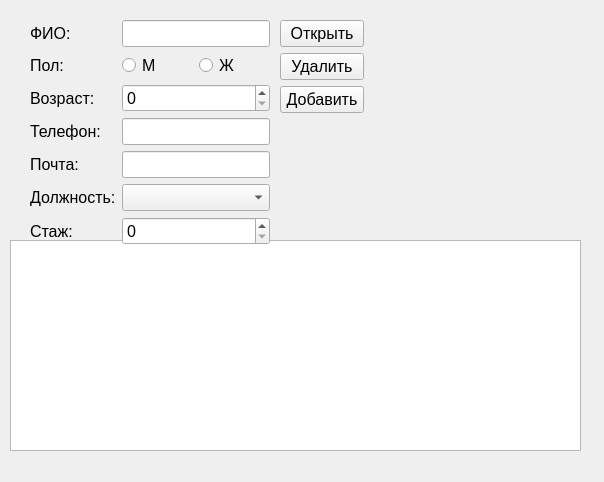
<?xml version="1.0" encoding="UTF-8"?>
<ui version="4.0">
 <class>Form</class>
 <widget class="QWidget" name="Form">
  <property name="geometry">
   <rect>
    <x>0</x>
    <y>0</y>
    <width>604</width>
    <height>482</height>
   </rect>
  </property>
  <property name="font">
   <font>
    <pointsize>12</pointsize>
   </font>
  </property>
  <property name="windowTitle">
   <string>Сотрудники</string>
  </property>
  <widget class="QTableWidget" name="twStaffs">
   <property name="geometry">
    <rect>
     <x>10</x>
     <y>240</y>
     <width>571</width>
     <height>211</height>
    </rect>
   </property>
  </widget>
  <widget class="QWidget" name="layoutWidget">
   <property name="geometry">
    <rect>
     <x>30</x>
     <y>20</y>
     <width>240</width>
     <height>229</height>
    </rect>
   </property>
   <layout class="QFormLayout" name="formLayout">
    <item row="0" column="0">
     <widget class="QLabel" name="label">
      <property name="text">
       <string>ФИО:</string>
      </property>
     </widget>
    </item>
    <item row="0" column="1">
     <widget class="QLineEdit" name="leFio"/>
    </item>
    <item row="1" column="0">
     <widget class="QLabel" name="label_4">
      <property name="text">
       <string>Пол:</string>
      </property>
     </widget>
    </item>
    <item row="1" column="1">
     <layout class="QHBoxLayout" name="horizontalLayout">
      <item>
       <widget class="QRadioButton" name="rbMale">
        <property name="text">
         <string>М</string>
        </property>
       </widget>
      </item>
      <item>
       <widget class="QRadioButton" name="rbFamale">
        <property name="text">
         <string>Ж</string>
        </property>
       </widget>
      </item>
     </layout>
    </item>
    <item row="2" column="0">
     <widget class="QLabel" name="label_3">
      <property name="text">
       <string>Возраст:</string>
      </property>
     </widget>
    </item>
    <item row="2" column="1">
     <widget class="QSpinBox" name="spAge"/>
    </item>
    <item row="3" column="0">
     <widget class="QLabel" name="label_2">
      <property name="text">
       <string>Телефон:</string>
      </property>
     </widget>
    </item>
    <item row="3" column="1">
     <widget class="QLineEdit" name="lePhone"/>
    </item>
    <item row="4" column="0">
     <widget class="QLabel" name="label_6">
      <property name="text">
       <string>Почта:</string>
      </property>
     </widget>
    </item>
    <item row="4" column="1">
     <widget class="QLineEdit" name="leEmail"/>
    </item>
    <item row="5" column="0">
     <widget class="QLabel" name="label_5">
      <property name="text">
       <string>Должность:</string>
      </property>
     </widget>
    </item>
    <item row="5" column="1">
     <widget class="QComboBox" name="comboBox"/>
    </item>
    <item row="6" column="0">
     <widget class="QLabel" name="label_7">
      <property name="text">
       <string>Стаж:</string>
      </property>
     </widget>
    </item>
    <item row="6" column="1">
     <widget class="QSpinBox" name="sbExp"/>
    </item>
   </layout>
  </widget>
  <widget class="QWidget" name="layoutWidget">
   <property name="geometry">
    <rect>
     <x>280</x>
     <y>20</y>
     <width>84</width>
     <height>95</height>
    </rect>
   </property>
   <layout class="QVBoxLayout" name="verticalLayout">
    <item>
     <widget class="QPushButton" name="pbOpen">
      <property name="text">
       <string>Открыть</string>
      </property>
     </widget>
    </item>
    <item>
     <widget class="QPushButton" name="pbDelete">
      <property name="text">
       <string>Удалить</string>
      </property>
     </widget>
    </item>
    <item>
     <widget class="QPushButton" name="pbInsert">
      <property name="text">
       <string>Добавить</string>
      </property>
     </widget>
    </item>
   </layout>
  </widget>
 </widget>
 <resources/>
 <connections/>
</ui>
